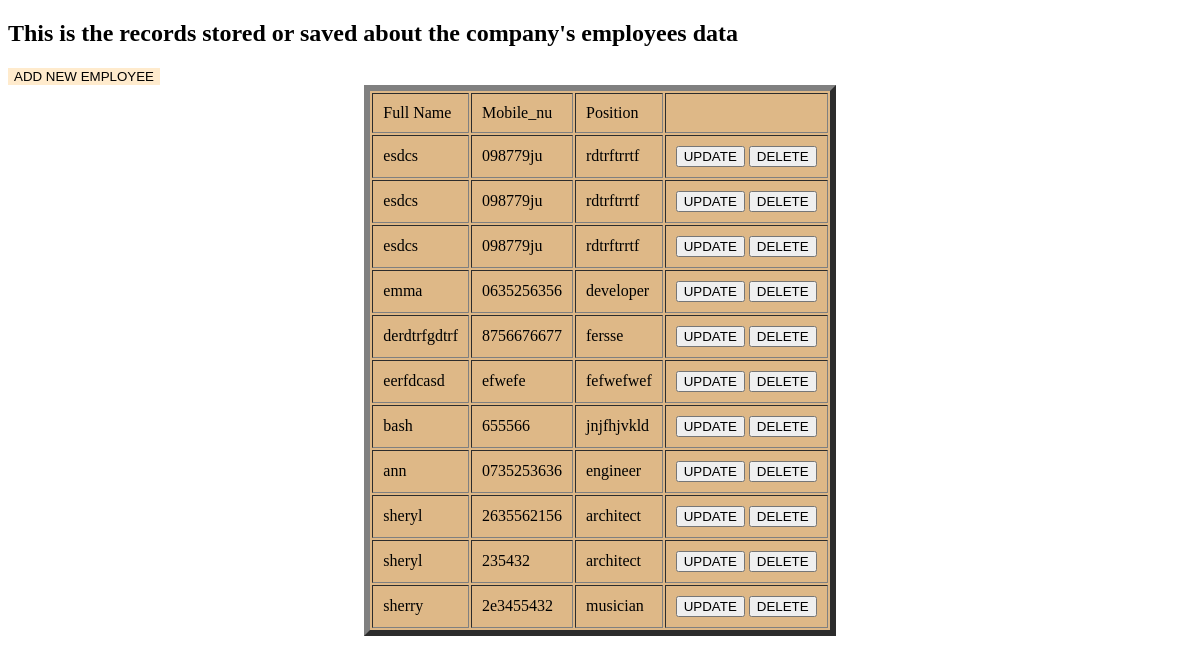
The app's page /employee/employee_list/, older data.
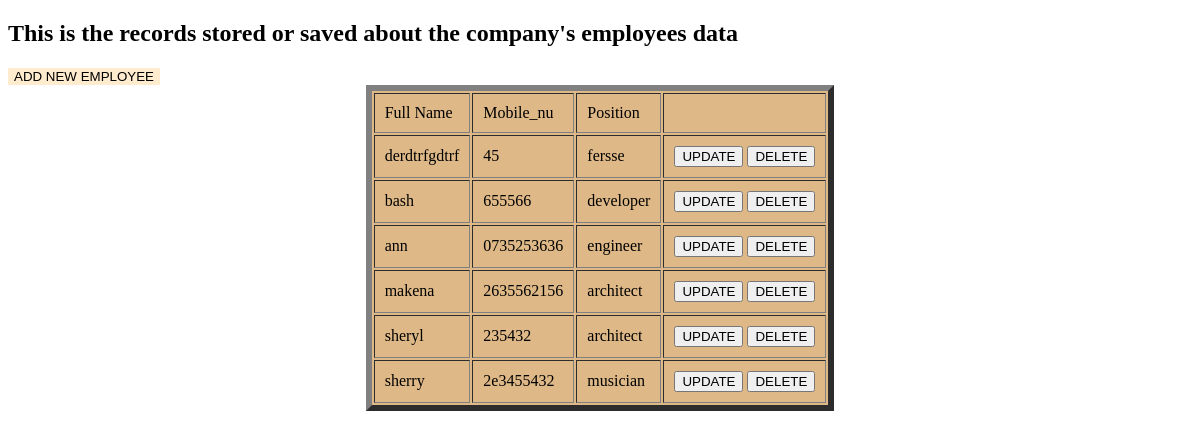
The same page, newer data.
### EmployeeModule/models.py (models this page shows, shortened)
class Employee(models.Model):
    fullname = models.CharField(max_length=50)
    email = models.EmailField()
    emp_code = models.IntegerField()
    mobile_no = models.CharField(max_length=10)
    position = models.CharField(max_length=10)

### EmployeeModule/views.py (the view)
# urls.py: path('employee_list/', views.employee_list, name='employee_list'),
def employee_list(request):
    context = {'employee_list': Employee.objects.all()}
    return render(request, 'employee_list.html', context=context)

### EmployeeModule/templates/employee_list.html (shortened to what this page needs)
<!DOCTYPE html>
<html lang="en">
<head>
</head>
<body>
<h2>This is the records stored or saved about the company's employees data </h2>
<a href="{% url 'employee_form' %}"><button style="border: 5px; background-color: blanchedalmond">ADD NEW EMPLOYEE</button></a>
<table border="6" bgcolor="#deb887" cellpadding="10px" align="center">
    <thead>
    <tr>
        <td>Full Name</td>
        <td>Mobile_nu</td>
        <td>Position</td>
        <td></td>
    </tr>
    </thead>
    <tbody>
    {% for employee in employee_list %}
        <tr>
            <td>{{employee.fullname}}</td>
            <td>{{employee.mobile_no}}</td>
            <td>{{employee.position}}</td>
            <td>
                <a href="{% url 'employee_update' employee.id %}"><button>UPDATE</button></a>
                <a href="{% url 'employee_delete' employee.id %}"><button>DELETE</button></a>
            </td>
        </tr>
    {% endfor %}
    </tbody>
</table>
</body>
</html>

Row changes from the older to the newer data that the page shows:
removed Employee: fullname "esdcs", mobile_no "098779ju", position "rdtrftrrtf"
removed Employee: fullname "esdcs", mobile_no "098779ju", position "rdtrftrrtf"
removed Employee: fullname "esdcs", mobile_no "098779ju", position "rdtrftrrtf"
removed Employee: fullname "emma", mobile_no "0635256356", position "developer"
removed Employee: fullname "eerfdcasd", mobile_no "efwefe", position "fefwefwef"
changed Employee "derdtrfgdtrf": mobile_no "8756676677" → "45"
changed Employee "bash": position "jnjfhjvkld" → "developer"
changed Employee: fullname "sheryl" → "makena"
